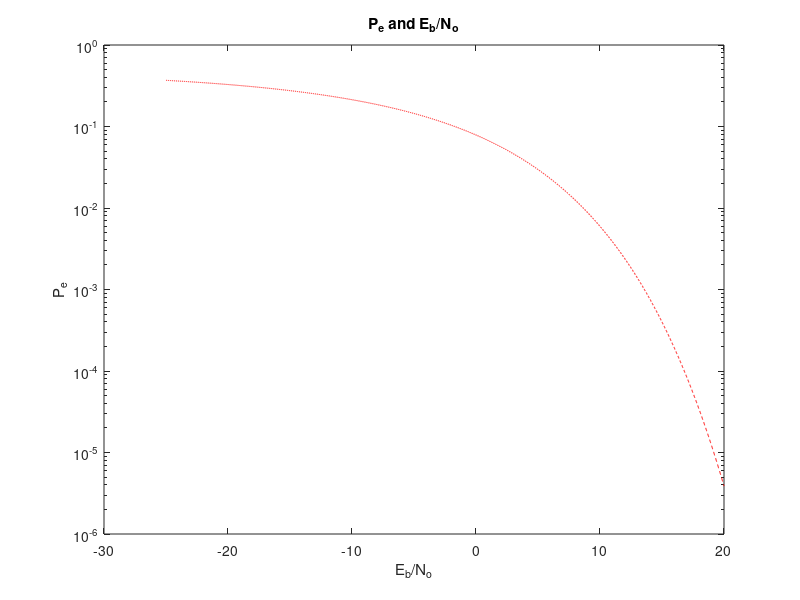

Source code (MATLAB): (Note: this script raises an error after producing the figure.)
clear
close all
clc

plot_time = 1e-3;
skip_plots = 10;
show_plots = true;

eb_no = -25:0.01:20;
arg = sqrt(2*10.^(eb_no/20));
th_pe = qfunc(arg);

figure();
semilogy(eb_no,th_pe,'r--');
title('P_e and E_b/N_o');
xlabel('E_b/N_o');
ylabel('P_e');

fc = 1e5;
Ac = 2;
R = 28.8e3;
Tb = 1/R;
spb = 16;
k = 5;
r = 0.4;
num_bits = 1e2;
num_trials = 100;
values = [-1 1];
[~,pulse] = rt_rcro(k,Tb,spb,r);
dv = 1;
max_nv = 100;

ber = zeros(1,max_nv/dv);
Eb_No = zeros(1,max_nv/dv);
Eb = sum((pulse.*cos(2*pi*fc*((Tb/spb)*(1:length(pulse))))).^2);



for i=1:num_trials
    noise_variance = dv;
    ind = 1;
    data = bits(num_bits,values);
    [t, bb_signal] = baseband_signal(data,pulse,k,Tb,spb);
    modulated_signal = bpsk(bb_signal,t,fc,Ac);
    while noise_variance < max_nv
        nt = noise(t,noise_variance);
        noisy_signal = modulated_signal+nt;
        filtered_output = conv(de_bpsk(noisy_signal,t,fc,Ac),pulse,'same')./spb;
        gamma = mean(values);
        recovered_data = sample_signal(filtered_output,gamma,num_bits,spb,k,values);
        this_ber = sum(data~=recovered_data)/num_bits;
        ber(ind) = ber(ind)+this_ber;
        P_n = sum(nt.^2)/(length(nt)*Tb);
        B = R/2;
        No = P_n/B;
        Eb_No(ind) = Eb_No(ind) + Eb/No;
        noise_variance = noise_variance + dv;
        ind = ind+1;
    end
    
    if show_plots && mod(i,skip_plots)==0
        hold off;
        semilogy(eb_no,th_pe,'r--');
        title(strcat('P_e and E_b/N_0 -- Trial: ',num2str(i)));
        xlabel('E_b/N_o');
        ylabel('P_e');
        hold on;
        x = 20*log10(Eb_No/i);
        plot(x,ber/i);
        legend({'Theoretical','Simulated'});
        pause(plot_time);
    end
end
Eb_No = Eb_No./num_trials;
ber = ber./num_trials;
legend({'Theoretical','Simulated'});


